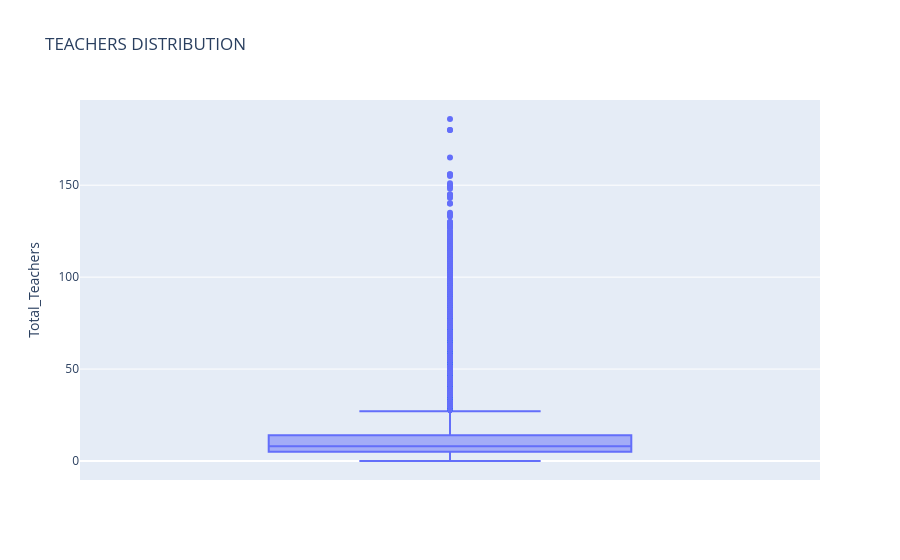

The cell this chart's notebook holds for it:
### Code cell
# Part 4: Data Visualization
# Create clear and well-labeled visualizations using Plotly. 
# At minimum, include:

#      Boxplot of teacher distribution
  
fig = px.box(
    df,
    y='Total_Teachers',
    title= "TEACHERS DISTRIBUTION"
)

fig.show()

### Figure 1 — Plotly figure (JSON) as saved in the notebook; plotly's stock layout.template omitted (floating-point values rounded to 4 significant figures; data arrays with more than 128 entries replaced by an {"elided": "..."} marker saying what was removed)
{"data": [{"alignmentgroup": "True", "hovertemplate": "Total_Teachers=%{y}<extra></extra>", "legendgroup": "", "marker": {"color": "#636efa"}, "name": "", "notched": false, "offsetgroup": "", "orientation": "v", "showlegend": false, "type": "box", "x0": " ", "xaxis": "x", "y": {"elided": "98667 float values"}, "y0": " ", "yaxis": "y"}], "layout": {"boxmode": "group", "legend": {"tracegroupgap": 0}, "title": {"text": "TEACHERS DISTRIBUTION"}, "xaxis": {"anchor": "y", "domain": [0, 1]}, "yaxis": {"anchor": "x", "domain": [0, 1], "title": {"text": "Total_Teachers"}}}}
